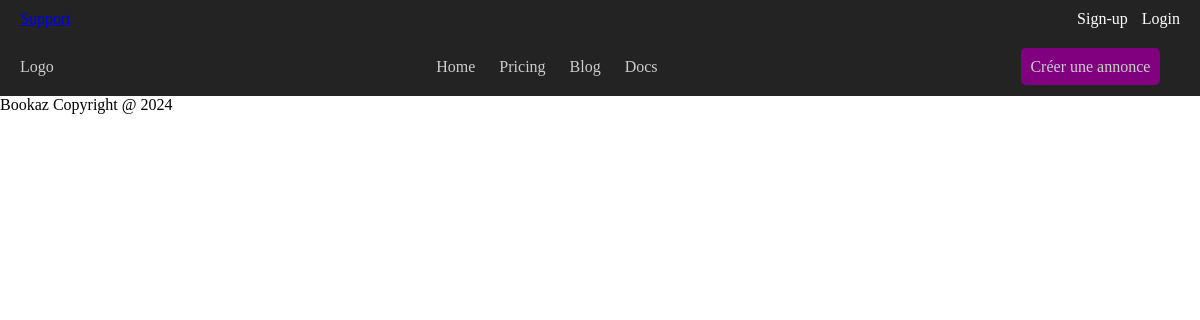
Before: / with the older database file.
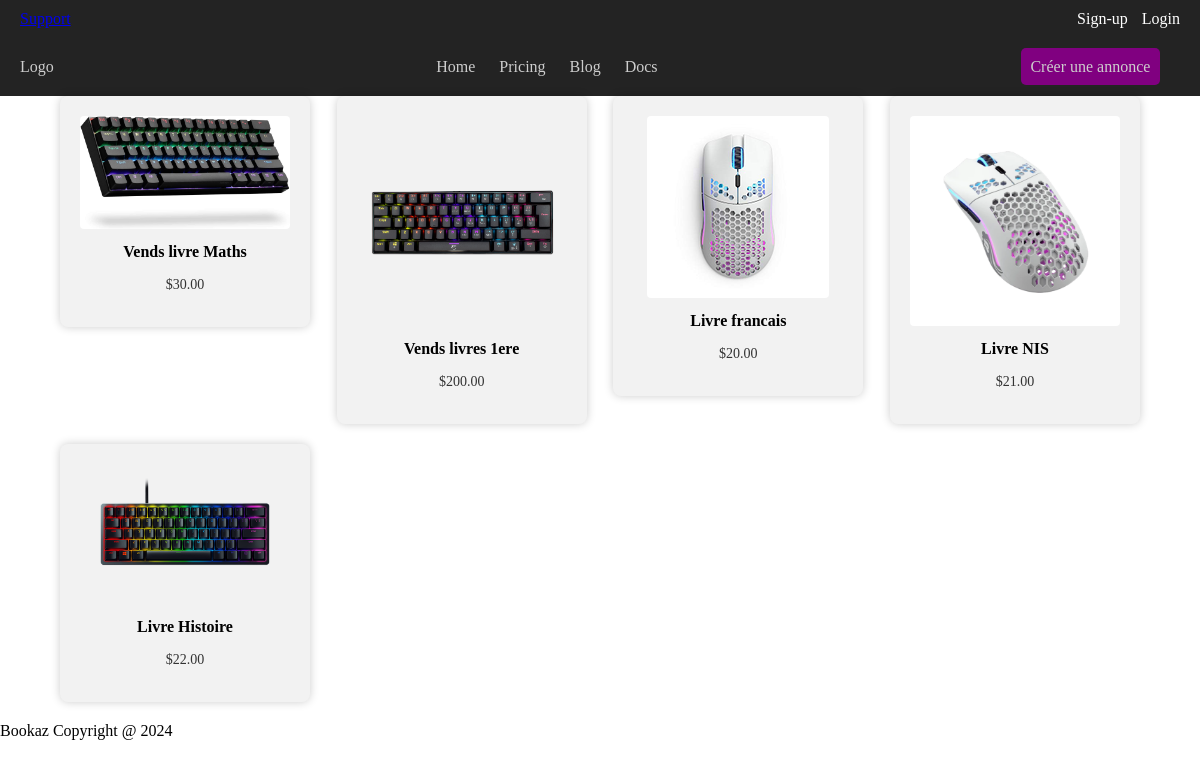
After: the same page with the newer database file.
### ads_system/models.py (models this page shows, shortened)
class ClassifiedAd(models.Model):
    ad_id = models.PositiveIntegerField(primary_key=True, default=generate_unique_id, unique=True)
    title = models.CharField(max_length=200)
    description = models.TextField()
    price = models.DecimalField(max_digits=10, decimal_places=2)
    image = models.ImageField()
    ad_type = models.CharField(max_length=10, choices=[('single', 'Single Item'), ('bundle', 'Bundle')], default='single')
    bundle_items = models.TextField(blank=True)

### ads_system/views.py (the view)
# urls.py: path('', views.home, name='home'),
def home(request):
    ads = ClassifiedAd.objects.all()
    return render(request, 'home.html', {"ads": ads})

### templates/home.html (shortened to what this page needs)
{% extends 'base.html' %}
{% block content %}
  <div class="ad-container">
    {% for ad in ads %}
      <a href="/ad?ad_id={{ ad.ad_id }}" class="ad-link">
        <div class="ad-item">
          <img src="{{ ad.image.url }}" alt="{{ ad.title }}">
          <h3>{{ ad.title }}</h3>
          <p class="ad-price">${{ ad.price }}</p>
        </div>
      </a>
    {% endfor %}
  </div>
{% endblock %}

### templates/base.html (shortened to what this page needs)
{% load static %}
<!DOCTYPE html>
<html lang="en">
<head>
</head>
<body>
    <nav class="top-navbar">
        <div class="top-navbar-left">
            {% if user.is_authenticated %}
                <a href="/support">Support</a>
                <a href="/myads">Mes annonces</a>
                <a href="/settings">Paramètres</a>
            {% else %}
                <a href="/support">Support</a>
            {% endif %}
        </div>
        <div class="top-navbar-right">
            {% if user.is_authenticated %}
                <a>{{user.first_name}} {{user.last_name}}</a>
                <a href="/logout">Logout</a>
            {% else %}
                <a href="/register">Sign-up</a>
                <a href="/login">Login</a>
            {% endif %}
        </div>
    </nav>
    <nav class="classified-ads-navbar">
        <div class="classified-ads-navbar-left">
            <ul>
                <li><a href="#">Logo</a></li>
            </ul>
        </div>
        <div class="classified-ads-navbar-center">
            <ul>
                <li><a href="/">Home</a></li>
                <li><a href="#pricing">Pricing</a></li>
                <li><a href="#blog">Blog</a></li>
                <li><a href="#docs">Docs</a></li>
            </ul>
        </div>
        <div class="classified-ads-navbar-right">
            <ul>
                <li><a href="/create_ad" class="highlighted">Créer une annonce</a></li>
            </ul>
        </div>
    </nav>
    <main>
        {% block content %}{% endblock %}
    </main>
    <footer>
        <a>Bookaz Copyright @ 2024</a>
    </footer>
</body>
</html>

### templates/home.html (style rules this page uses)
.ad-container { display: flex; flex-wrap: wrap; justify-content: space-between; max-width: 1080px; margin: 0 auto; }
.ad-link { text-decoration: none; color: inherit; width: calc(25% - 20px); margin-bottom: 20px; }
.ad-item { background-color: #f2f2f2; padding: 20px; box-sizing: border-box; text-align: center; border-radius: 8px; box-shadow: 0px 0px 10px rgba(0, 0, 0, 0.2); }
.ad-item img { max-width: 100%; height: auto; border-radius: 4px; }
.ad-item h3 { font-size: 16px; margin-top: 10px; }
.ad-price { font-size: 14px; color: #333; }

### templates/base.html (style rules this page uses)
body { margin: 0; }
.top-navbar { display: flex; justify-content: space-between; align-items: center; background: #232323; color: #cdcdcd; padding: 10px 20px; }
.top-navbar-left { display: flex; align-items: center; }
.top-navbar-left a { margin-right: 10px; }
.top-navbar-right a { color: #fff; text-decoration: none; margin-left: 10px; }
.classified-ads-navbar { background: #232323; color: #cdcdcd; padding: 20px; display: flex; justify-content: space-between; align-items: center; }
.classified-ads-navbar ul { list-style: none; padding: 0; margin: 0; }
.classified-ads-navbar li { display: inline; margin-right: 20px; }
.classified-ads-navbar a { color: #cdcdcd; text-decoration: none; }
.classified-ads-navbar-left { flex-grow: 1; }
.classified-ads-navbar-center { flex-grow: 2; text-align: center; }
.classified-ads-navbar-right { flex-grow: 1; text-align: right; }
.highlighted { background-color: purple; border-radius: 5px; padding: 3%; }

Changed rows visible on the page:
added ClassifiedAd: image (picture), title "Vends livre Maths", price "30.00"
added ClassifiedAd: image (picture), title "Vends livres 1ere", price "200.00"
added ClassifiedAd: image (picture), title "Livre francais", price "20.00"
added ClassifiedAd: image (picture), title "Livre NIS", price "21.00"
added ClassifiedAd: image (picture), title "Livre Histoire", price "22.00"
